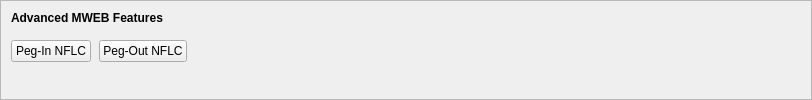
    <widget class="QFrame" name="frameMWEBFeatures">
     <property name="sizePolicy">
      <sizepolicy hsizetype="Expanding" vsizetype="Expanding">
       <horstretch>0</horstretch>
       <verstretch>0</verstretch>
      </sizepolicy>
     </property>
     <property name="maximumSize">
      <size>
       <width>16777215</width>
       <height>16777215</height>
      </size>
     </property>
     <property name="frameShape">
      <enum>QFrame::StyledPanel</enum>
     </property>
     <property name="frameShadow">
      <enum>QFrame::Sunken</enum>
     </property>
     <layout class="QVBoxLayout" name="verticalLayoutMWEBFeatures2">
      <property name="spacing">
       <number>0</number>
      </property>
      <property name="leftMargin">
       <number>0</number>
      </property>
      <property name="topMargin">
       <number>0</number>
      </property>
      <property name="rightMargin">
       <number>0</number>
      </property>
      <property name="bottomMargin">
       <number>6</number>
      </property>
      <item>
       <layout class="QVBoxLayout" name="verticalLayoutMWEBFeatures" stretch="0,0,1">
        <property name="spacing">
         <number>0</number>
        </property>
        <property name="leftMargin">
         <number>10</number>
        </property>
        <property name="topMargin">
         <number>10</number>
        </property>
        <item>
         <layout class="QHBoxLayout" name="horizontalLayoutMWEBFeatures1">
          <property name="bottomMargin">
           <number>15</number>
          </property>
          <item>
           <widget class="QLabel" name="labelMWEBFeatures">
            <property name="sizePolicy">
             <sizepolicy hsizetype="Preferred" vsizetype="Maximum">
              <horstretch>0</horstretch>
              <verstretch>0</verstretch>
             </sizepolicy>
            </property>
            <property name="font">
             <font>
              <weight>75</weight>
              <bold>true</bold>
             </font>
            </property>
            <property name="styleSheet">
             <string notr="true">font-weight:bold;</string>
            </property>
            <property name="text">
             <string>Advanced MWEB Features</string>
            </property>
           </widget>
          </item>
         </layout>
        </item>
        <item>
         <layout class="QHBoxLayout" name="horizontalLayoutMWEBFeatures2" stretch="0,0,0">
          <property name="spacing">
           <number>8</number>
          </property>
          <property name="bottomMargin">
           <number>10</number>
          </property>
          <item>
           <widget class="QPushButton" name="pushButtonMWEBPegIn">
            <property name="styleSheet">
             <string notr="true"/>
            </property>
            <property name="text">
             <string>Peg-In NFLC</string>
            </property>
            <property name="checkable">
             <bool>true</bool>
            </property>
            <property name="autoDefault">
             <bool>false</bool>
            </property>
           </widget>
          </item>
          <item>
           <widget class="QPushButton" name="pushButtonMWEBPegOut">
            <property name="styleSheet">
             <string notr="true"/>
            </property>
            <property name="text">
             <string>Peg-Out NFLC</string>
            </property>
            <property name="checkable">
             <bool>true</bool>
            </property>
            <property name="autoDefault">
             <bool>false</bool>
            </property>
           </widget>
          </item>
          <item>
           <spacer name="horizontalSpacerMWEBFeatures">
            <property name="orientation">
             <enum>Qt::Horizontal</enum>
            </property>
            <property name="sizeHint" stdset="0">
             <size>
              <width>40</width>
              <height>1</height>
             </size>
            </property>
           </spacer>
          </item>
         </layout>
        </item>
        <item>
         <spacer name="verticalSpacerMWEBFeatures">
          <property name="orientation">
           <enum>Qt::Vertical</enum>
          </property>
          <property name="sizeHint" stdset="0">
           <size>
            <width>800</width>
            <height>1</height>
           </size>
          </property>
         </spacer>
        </item>
       </layout>
      </item>
     </layout>
    </widget>
